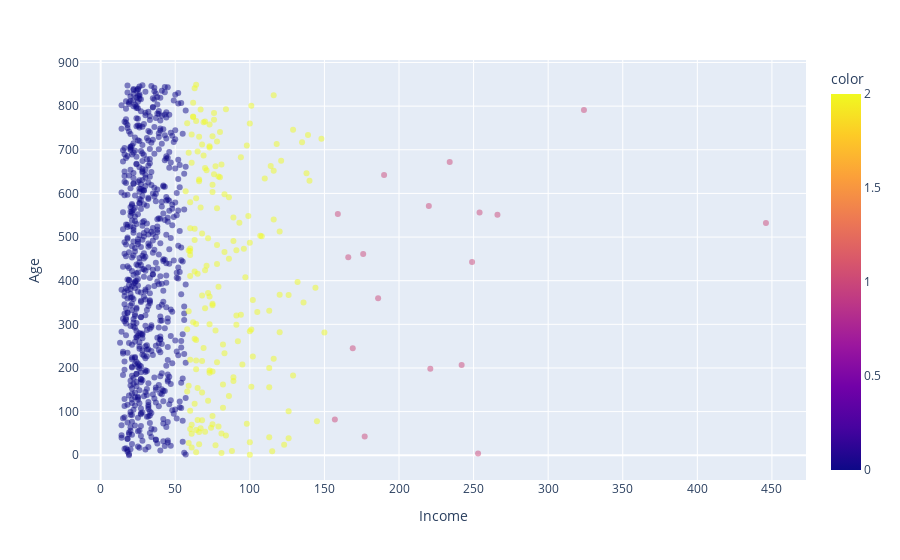

Here is the notebook cell this chart was saved with:
### Code cell
# fig=plt.figure()
ax_=px.scatter(X[:, 1], X[:, 3], color=labels, opacity=0.5)
ax_.update_layout(xaxis_title='Income',yaxis_title='Age')

### Figure 1 — Plotly figure (JSON) as saved in the notebook; plotly's stock layout.template omitted (floating-point values rounded to 4 significant figures; data arrays with more than 128 entries replaced by an {"elided": "..."} marker saying what was removed)
{"data": [{"hovertemplate": "x=%{x}<br>index=%{y}<br>color=%{marker.color}<extra></extra>", "legendgroup": "", "marker": {"color": {"elided": "850 int values"}, "coloraxis": "coloraxis", "opacity": 0.5, "symbol": "circle"}, "mode": "markers", "name": "", "orientation": "h", "showlegend": false, "type": "scatter", "x": {"elided": "850 int values"}, "xaxis": "x", "y": {"elided": "850 int values"}, "yaxis": "y"}], "layout": {"autosize": true, "coloraxis": {"colorbar": {"title": {"text": "color"}}, "colorscale": [[0, "#0d0887"], [0.1111, "#46039f"], [0.2222, "#7201a8"], [0.3333, "#9c179e"], [0.4444, "#bd3786"], [0.5556, "#d8576b"], [0.6667, "#ed7953"], [0.7778, "#fb9f3a"], [0.8889, "#fdca26"], [1, "#f0f921"]]}, "legend": {"tracegroupgap": 0}, "margin": {"t": 60}, "xaxis": {"anchor": "y", "autorange": true, "domain": [0, 1], "range": [-13.94, 472.9], "title": {"text": "Income"}, "type": "linear"}, "yaxis": {"anchor": "x", "autorange": true, "domain": [0, 1], "range": [-65.74, 914.7], "title": {"text": "Age"}, "type": "linear"}}}
